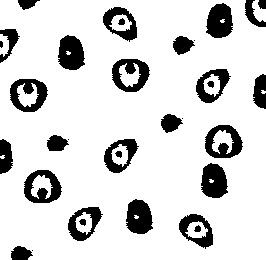
#> input picture 5ab3_0Artificial.jpg, 266 x 260 px
$ python main.py
#> lines starting #> are read from the running program, lines starting #| are printed output that depends on the picture; after the words box and inside, x2 and y2 are one past the last pixel; in counts of white or black regions, pixels touching at a corner belong together
#> further down, image is the input picture: shape (260, 266); min 0, max 255, mean 214
#> `_, binary_image = cv2.threshold(image, 127, 255, cv2.THRESH_BINARY)`: binary_image: shape (260, 266); 84% white; 33 black regions (5 under 20 px), largest, box (x1, y1, x2, y2) and area: (206, 3, 233, 38) 720, (58, 35, 85, 70) 720, (201, 163, 228, 198) 720
### item1.py
import cv2
import numpy as np
from utils import reconstruction


def item1(image):

    # Asegurarse de que la imagen sea binaria
    _, binary_image = cv2.threshold(image, 127, 255, cv2.THRESH_BINARY)
    inverted_image = cv2.bitwise_not(binary_image)
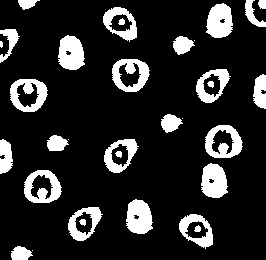
#> inverted_image: shape (260, 266); 16% white; 33 white regions (5 under 20 px), largest, box (x1, y1, x2, y2) and area: (206, 3, 233, 38) 720, (58, 35, 85, 70) 720, (201, 163, 228, 198) 720

    # Crear una máscara que contenga los bordes de la imagen
    border_mask = np.zeros_like(binary_image, dtype=np.uint8)
    border_mask[0, :] = binary_image[0, :]
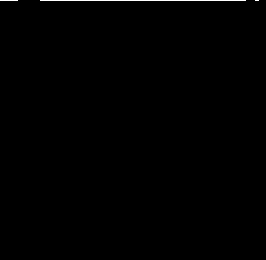
#> border_mask: shape (260, 266); 0.33% white in thin lines or dots, all inside (x1, y1, x2, y2) = (0, 0, 259, 1)
    border_mask[-1, :] = binary_image[-1, :]
    border_mask[:, 0] = binary_image[:, 0]
    border_mask[:, -1] = binary_image[:, -1]
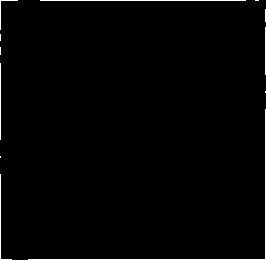
#> border_mask: shape (260, 266); 1.3% white in thin lines or dots

    # Inicializar el marcador para la reconstrucción
    marker = border_mask.copy()

    # Realizar la reconstrucción
    reconstructed_image = reconstruction(inverted_image, marker)


    result = cv2.bitwise_xor(binary_image, reconstructed_image)

    return result

### utils.py
import cv2
import numpy as np

def reconstruction(mask, marker, debug=False):
#> called with debug = False
    while True:
        if debug:
            cv2.imshow("Reconstruction", marker)
            cv2.waitKey(0)
        dilated_mark = cv2.dilate(marker, np.ones((3, 3), np.uint8))
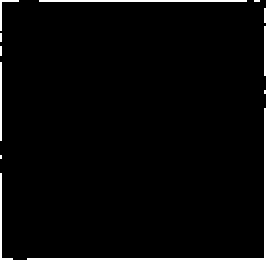
#> dilated_mark: shape (260, 266); 2.7% white; 12 white regions (4 under 20 px), largest, box (x1, y1, x2, y2) and area: (27, 108, 266, 260) 778, (39, 0, 247, 2) 416, (0, 173, 13, 260) 196
        new_mark = cv2.bitwise_and(dilated_mark, mask)
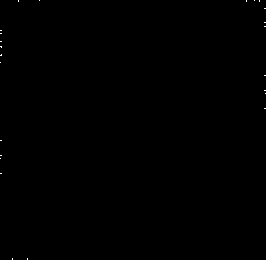
#> new_mark: shape (260, 266); 0.07% white in thin lines or dots
        if np.array_equal(new_mark, marker):
            break
        marker = new_mark
    return marker

### main.py
import cv2
from item1 import item1
from item2 import item2
from item3 import item3
from item4 import item4
from item5 import item5
from item6 import item6
from item7 import item7
from item8 import item8

image = cv2.imread('5ab3_0Artificial.jpg', cv2.IMREAD_GRAYSCALE)

_, binary_image = cv2.threshold(image, 127, 255, cv2.THRESH_BINARY)

a_image = item1(binary_image)
b_image = item2(a_image)
c_image = item3(a_image, b_image)
d_image = item4(a_image, c_image)
e_image = item5(c_image)
f_image = item6(a_image, e_image)
g_image = item7(a_image, d_image, item6(a_image, e_image))
type2, type3 = item8(g_image)
cv2.imshow("A image", a_image)
cv2.imwrite('A.png', a_image)
cv2.imshow("B image", b_image)
cv2.imwrite('B.png', b_image)
cv2.imshow("C image", c_image)
cv2.imwrite('C.png', c_image)
cv2.imshow("D image", d_image)
cv2.imwrite('D.png', d_image)
cv2.imshow("E image", e_image)
cv2.imwrite('E.png', e_image)
cv2.imshow("F image", f_image)
cv2.imwrite('F.png', f_image)
cv2.imshow("G image", g_image)
cv2.imwrite('G.png', g_image)
cv2.imshow("Type 2 image", type2)
cv2.imwrite('Type2.png', type2)
cv2.imshow("Type 3 image", type3)
cv2.imwrite('Type3.png', type3)

cv2.waitKey(0)

$ run again, with binbolin.jpg copied over 5ab3_0Artificial.jpg
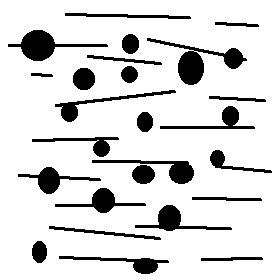
#> input picture binbolin.jpg, 280 x 280 px
#> image is the input picture: shape (280, 280); min 0, max 255, mean 218.7
#> binary_image: shape (280, 280); 85.8% white; 25 black regions, largest, box (x1, y1, x2, y2) and area: (147, 38, 247, 85) 1270, (8, 30, 108, 61) 1031, (135, 205, 232, 231) 721
#> in item1, `inverted_image = cv2.bitwise_not(binary_image)`:
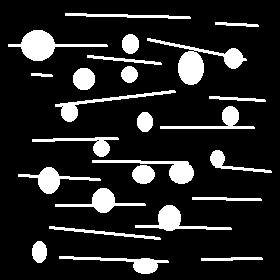
#> inverted_image: shape (280, 280); 14.2% white; 25 white regions, largest, box (x1, y1, x2, y2) and area: (147, 38, 247, 85) 1270, (8, 30, 108, 61) 1031, (135, 205, 232, 231) 721
#> in reconstruction, `dilated_mark = cv2.dilate(marker, np.ones((3, 3), np.uint8))`:
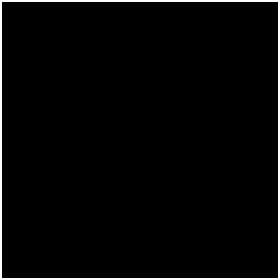
#> dilated_mark: shape (280, 280); 2.8% white; 1 white region, box (x1, y1, x2, y2) and area: (0, 0, 280, 280) 2224
#> new_mark: shape (280, 280); every value is 0

$ run again, with binquad4.bmp saved as 5ab3_0Artificial.jpg
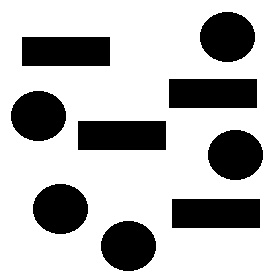
#> input picture binquad4.bmp, 280 x 280 px
#> image is the input picture: shape (280, 280); min 0, max 255, mean 186.6
#> binary_image: shape (280, 280); 73.2% white; 9 black regions, largest, box (x1, y1, x2, y2) and area: (22, 37, 110, 66) 2552, (169, 79, 257, 108) 2552, (78, 121, 166, 150) 2552
#> in item1, `inverted_image = cv2.bitwise_not(binary_image)`:
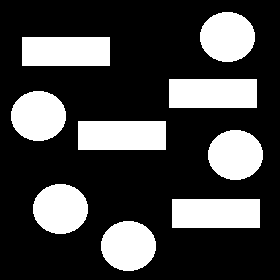
#> inverted_image: shape (280, 280); 26.8% white; 9 white regions, largest, box (x1, y1, x2, y2) and area: (22, 37, 110, 66) 2552, (169, 79, 257, 108) 2552, (78, 121, 166, 150) 2552
#> in reconstruction, `dilated_mark = cv2.dilate(marker, np.ones((3, 3), np.uint8))`:
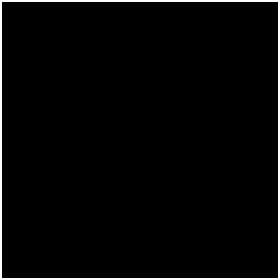
#> dilated_mark: shape (280, 280); 2.8% white; 1 white region, box (x1, y1, x2, y2) and area: (0, 0, 280, 280) 2224
#> new_mark: shape (280, 280); every value is 0
